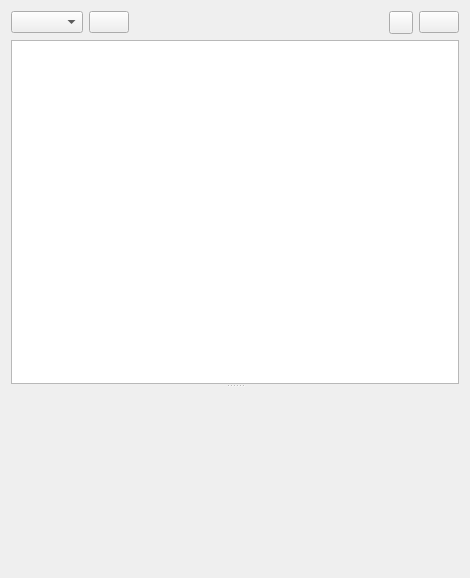
<?xml version="1.0" encoding="UTF-8"?>
<ui version="4.0">
 <class>ImageOverlay</class>
 <widget class="QWidget" name="ImageOverlay">
  <property name="geometry">
   <rect>
    <x>0</x>
    <y>0</y>
    <width>470</width>
    <height>578</height>
   </rect>
  </property>
  <property name="windowTitle">
   <string>Image Overlay</string>
  </property>
  <layout class="QVBoxLayout" name="verticalLayout">
   <item>
    <layout class="QHBoxLayout" name="horizontalLayout_4">
     <item>
      <widget class="QComboBox" name="image_topics_combo_box">
       <property name="sizeAdjustPolicy">
        <enum>QComboBox::AdjustToContents</enum>
       </property>
      </widget>
     </item>
     <item>
      <widget class="QPushButton" name="refresh_image_topics_button">
       <property name="text">
        <string/>
       </property>
       <property name="icon">
        <iconset theme="view-refresh">
         <normaloff>.</normaloff>.</iconset>
       </property>
      </widget>
     </item>
     <item>
      <spacer name="horizontalSpacer">
       <property name="orientation">
        <enum>Qt::Horizontal</enum>
       </property>
       <property name="sizeHint" stdset="0">
        <size>
         <width>40</width>
         <height>20</height>
        </size>
       </property>
      </spacer>
     </item>
     <item>
      <widget class="QToolButton" name="add_overlay_button">
       <property name="icon">
        <iconset theme="add">
         <normaloff>.</normaloff>.</iconset>
       </property>
       <property name="popupMode">
        <enum>QToolButton::InstantPopup</enum>
       </property>
      </widget>
     </item>
     <item>
      <widget class="QPushButton" name="remove_overlay_button">
       <property name="sizePolicy">
        <sizepolicy hsizetype="Fixed" vsizetype="Fixed">
         <horstretch>0</horstretch>
         <verstretch>0</verstretch>
        </sizepolicy>
       </property>
       <property name="icon">
        <iconset theme="remove">
         <normaloff>.</normaloff>.</iconset>
       </property>
      </widget>
     </item>
    </layout>
   </item>
   <item>
    <widget class="QSplitter" name="splitter">
     <property name="orientation">
      <enum>Qt::Vertical</enum>
     </property>
     <widget class="QTableView" name="overlay_table">
      <property name="dragEnabled">
       <bool>false</bool>
      </property>
      <property name="dragDropMode">
       <enum>QAbstractItemView::NoDragDrop</enum>
      </property>
      <property name="selectionMode">
       <enum>QAbstractItemView::SingleSelection</enum>
      </property>
      <property name="selectionBehavior">
       <enum>QAbstractItemView::SelectRows</enum>
      </property>
      <attribute name="horizontalHeaderDefaultSectionSize">
       <number>150</number>
      </attribute>
      <attribute name="horizontalHeaderStretchLastSection">
       <bool>true</bool>
      </attribute>
      <attribute name="verticalHeaderCascadingSectionResizes">
       <bool>true</bool>
      </attribute>
      <attribute name="verticalHeaderMinimumSectionSize">
       <number>24</number>
      </attribute>
      <attribute name="verticalHeaderDefaultSectionSize">
       <number>24</number>
      </attribute>
     </widget>
     <widget class="rqt_image_overlay::CompositionFrame" name="image_frame">
      <property name="sizePolicy">
       <sizepolicy hsizetype="Expanding" vsizetype="Expanding">
        <horstretch>0</horstretch>
        <verstretch>0</verstretch>
       </sizepolicy>
      </property>
      <property name="minimumSize">
       <size>
        <width>100</width>
        <height>100</height>
       </size>
      </property>
     </widget>
    </widget>
   </item>
  </layout>
 </widget>
 <customwidgets>
  <customwidget>
   <class>rqt_image_overlay::CompositionFrame</class>
   <extends>QFrame</extends>
   <header>src/composition_frame.hpp</header>
   <container>1</container>
  </customwidget>
 </customwidgets>
 <resources/>
 <connections/>
</ui>
